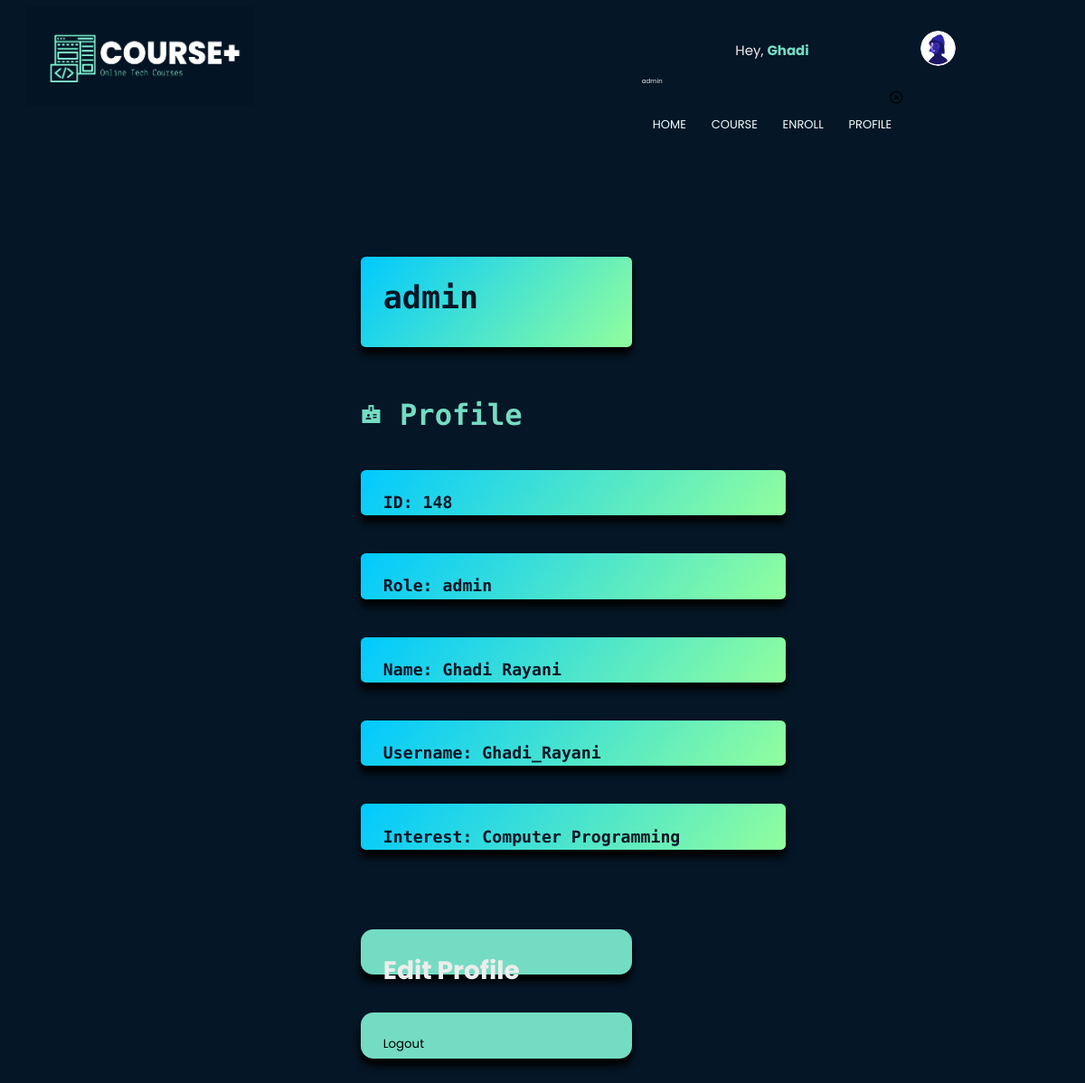
The app's page /user-profile.php (signed in) with its own data.
### tables this page shows
CREATE TABLE `user` (
  `id` int(11) NOT NULL,
  `fname` varchar(255) NOT NULL,
  `lname` varchar(255) NOT NULL,
  `username` varchar(255) NOT NULL,
  `email` varchar(255) NOT NULL,
  `password` varchar(255) NOT NULL,
  `role` char(255) NOT NULL,
  `interest` varchar(255) NOT NULL
);

### getUserInfo.php (called while the page is built, shortened)
<?php
$root=$_SERVER["DOCUMENT_ROOT"];
require($root.'/course+/config/db.php');
 $user=$_SESSION['username'];
 $user_check_query = "SELECT * FROM user WHERE username='$user' ";
 $result = mysqli_query($conn, $user_check_query);
 $userinfo = mysqli_fetch_assoc($result);
  ?>

### user-profile.php (the view, shortened to what this page needs)
<?php include('inc\header.php'); ?>
<?php include('getUserInfo.php');
?>
<!DOCTYPE html>
<html lang="en">
<head>
    <link rel="stylesheet" href="/course+/css/user-profile.css">
</head>
<body>
    <div class="top">
        <div class="container nav__container">
            <div class="logo">
                <img src="/course+/imgs/logo.jpg">
            </div>
            <div class="right">
                <div class="profile">
                    <div class="info">
                        <p>
                            <a href="user-profile.php">
                            <?php if (isset($_SESSION['username'])) { ?>
                            <p>Hey, <b> <?php echo $userinfo['fname']; ?></b>
                            <?php }?>
                            </a>
                        </p>
                        <small class="text-muted"><?php echo $userinfo['role']; ?></small>
                        <div class="nav-links">
            <i class="fa fa-times-circle-o"></i>
             <ul>
             <li><a href="/course+/mainPuser.php">HOME</a></li>
             <li><a href="/course+/courses.php">COURSE</a></li>
             <li><a href="/course+/enrolment.php">ENROLL</a></li>
             <li><a href="/course+/user-profile.php">PROFILE</a>
             </ul>
            </div>
                    </div>
                    <div class="profile-photo">
                        <img src="/course+/imgs/profile.png">
                    </div>
                </div>
            </div>
        </div>
    </div>
    <div class="profileinfo">
        <main>
            <h1><?php echo $userinfo['role']; ?></h1>
            <h2><span class="material-icons-sharp">badge</span> Profile</h2>
                    <div>
                        <h6>ID:  <?php echo $userinfo['id']; ?></h6>
                        <h6>Role: <?php echo $userinfo['role']; ?></h6>
                        <h6>Name: <?php echo $userinfo['fname'].' '.$userinfo['lname'];  ?> </h6>
                        <h6>Username: <?php echo $userinfo['username']; ?>  </h6>
                        <h6>Interest: <?php echo $userinfo['interest']; ?></h6>
                        <a href="/course+/user-profile-edit.php">
                            <br>
                           <h5><a href="user-profile-edit.php">Edit Profile</a></h5>
                        <h5><button onclick="window.location.href = '/course+/logout.php';"> Logout</button></h>
                    </div>
        </main>
    </div>
</body>
</html>

### first_page.css (style rules this page uses)
* { margin: 0; padding: 0; box-sizing: border-box; font-family: 'Poppins', sans-serif; }
:root { --color-primary-gardient: linear-gradient(130deg, #00C9FF 0%, #92FE9D 100%); --box-shadow: 10px 10px var(--color-primary);; --box-shadow-gardient: 10px 10px var(--color-primary-gardient);; }
.nav-links { flex: 1; text-align: right; }
.nav-links ul li { list-style: none; display: inline-block; padding: 8px 12px; position: relative; }
.nav-links ul li a { color: azure; text-decoration: none; font-size: 13px; }
.nav-links ul li::after { content: ''; width: 0%; height: 2px; background: #81FFD9; display: block; margin: auto; transition: 0.5s; }
p { text-align: center; margin: 10px 0; color: white; }
div.info { text-align: justify; left: 0; right: 0; font-size: 12px; }
p { font-size: 15px; }

### records on screen
user: fname "Ghadi", role "admin", id "148", lname "Rayani", username "Ghadi_Rayani", interest "Computer Programming"
